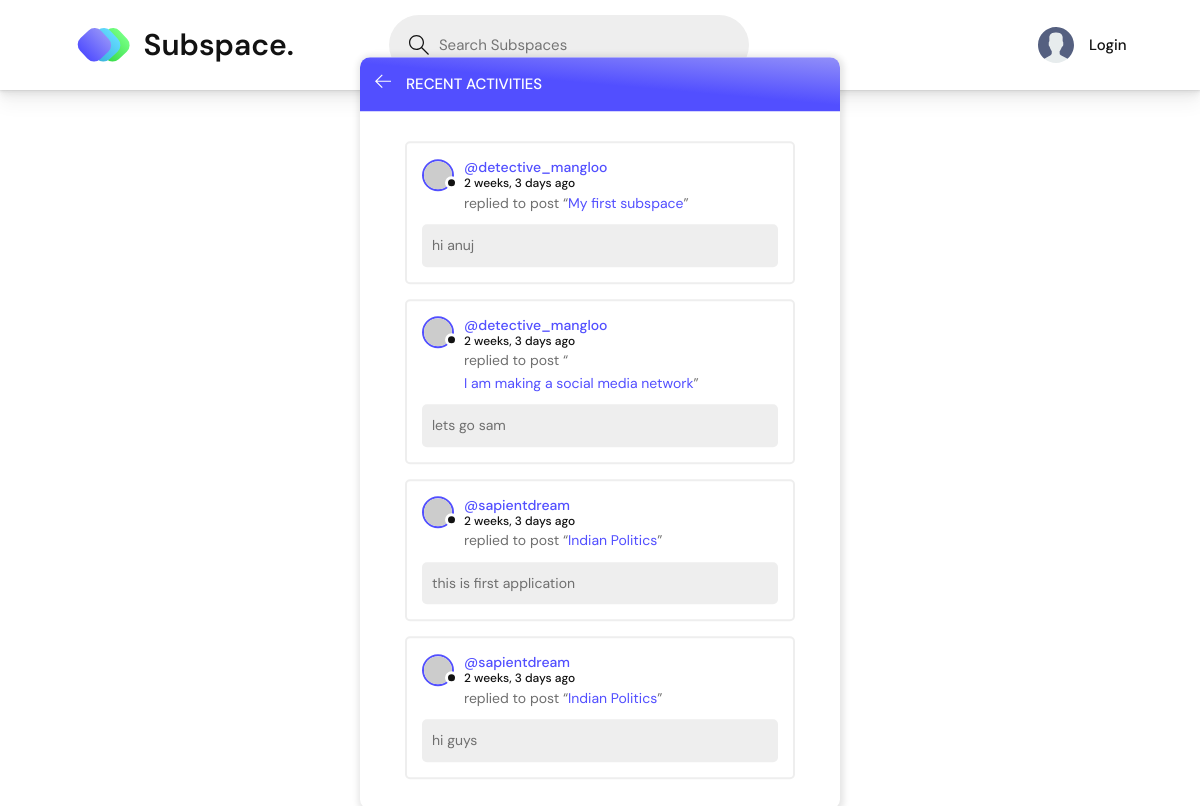
The page /activity/ on the database its author committed.
### base/models.py (models this page shows)
class Message(models.Model) :
	user = models.ForeignKey(User, on_delete=models.CASCADE)
	room = models.ForeignKey(Room, on_delete=models.CASCADE)
	body = models.TextField()
	updated = models.DateTimeField(auto_now=True)
	created = models.DateTimeField(auto_now_add=True)
	class Meta :
		ordering = ['-updated', '-created']
	def __str__(self) :
		return self.body[0:50]

class Room(models.Model) :
	host = models.ForeignKey(User, on_delete=models.SET_NULL, null=True)
	topic = models.ForeignKey(Topic, on_delete=models.SET_NULL, null=True)
	name = models.CharField(max_length=200)
	description = models.TextField(null=True, blank=True)
	participants = models.ManyToManyField(User, related_name='participants', blank=True)
	updated = models.DateTimeField(auto_now=True)
	created = models.DateTimeField(auto_now_add=True)
	class Meta :
		ordering = ['-updated', '-created']
	def __str__(self) :
		return self.name

### base/views.py (the view)
# urls.py: path('activity/', views.activityPage, name='activity'),
def activityPage(request) :
	room_messages = Message.objects.all()[0:4]
	return render(request, 'base/activity.html', {'room_messages':room_messages})

### base/templates/base/activity.html (shortened to what this page needs)
{% extends 'main.html' %}
{% block content %}
<main class="layout">
    <div class="container">
        <div class="layout__box">
            <div class="layout__boxHeader">
                <div class="layout__boxTitle">
                    <a href="{% url 'home' %}">
                        <svg version="1.1" xmlns="http://www.w3.org/2000/svg" width="32" height="32" viewBox="0 0 32 32">
                            <title>arrow-left</title>
                            <path d="M13.723 2.286l-13.723 13.714 13.719 13.714 1.616-1.611-10.96-10.96h27.625v-2.286h-27.625l10.965-10.965-1.616-1.607z"></path>
                        </svg>
                    </a>
                    <h3>Recent Activities</h3>
                </div>
            </div>
            <div class="activities-page layout__body">
                {% for message in room_messages %}
                <div class="activities__box">
                    <div class="activities__boxHeader roomListRoom__header">
                        <a href="{% url 'user-profile' message.user.id %}" class="roomListRoom__author">
                            <div class="avatar avatar--small">
                                <img src="https://randomuser.me/api/portraits/women/11.jpg" />
                            </div>
                            <p>
                                @{{message.user}}
                                <span>{{message.created|timesince}} ago</span>
                            </p>
                        </a>
                    </div>
                    <div class="activities__boxContent">
                        <p>replied to post “<a href="{% url 'room' message.room.id %}">{{message.room}}</a>”</p>
                        <div class="activities__boxRoomContent">
                            {{message}}
                        </div>
                    </div>
                </div>
                {% endfor %}
            </div>
        </div>
    </div>
</main>
{% endblock content %}

### static/styles/style.css (style rules this page uses)
:root { --color-main: #524FFF; --color-main-light: #e1f6fb; --color-dark: #fff; --color-dark-medium: #eeeeee; --color-dark-light: #121212; --color-light: #121212; --color-gray: #121212; --color-light-gray: #6f6f6f; --color-bg: #fff; --color-success: #38DB48; --color-error: #fc4b0b; }
* { font-family: "Poppins", "DM Sans", -apple-system, BlinkMacSystemFont, "Segoe UI", Roboto, Oxygen, Ubuntu, Cantarell, "Open Sans", "Helvetica Neue", sans-serif; margin: 0; padding: 0; box-sizing: border-box; text-rendering: optimizeLegibility; font-size: inherit; }
html { font-size: 56.25%; }
@media only screen and (min-width: 1200px) { html { font-size: 62.5%; } }
body { line-height: 1.6; font-weight: 400; font-size: 1.5rem; color: var(--color-light-gray); background-color: var(--color-bg); min-height: 100vh; }
img { width: 100%; }
a { display: inline-block; color: var(--color-main); text-decoration: none; }
.container { max-width: 120rem; width: 90%; margin: auto; }
.avatar { position: relative; display: inline-block; border-radius: 50%; border: 2px solid var(--color-main); }
.avatar img { display: block; border-radius: 50%; object-fit: cover; object-position: center; }
.avatar::after { content: ""; display: block; position: absolute; background-color: var(--color-gray); z-index: 111; border-radius: 50%; border: 0.3rem solid var(--color-dark); }
.avatar.avatar--small img { width: 2.8rem; height: 2.8rem; }
.avatar.avatar--small:after { width: 0.7rem; height: 0.7rem; bottom: 0px; right: -6px; }
.layout { margin-top: 2.4rem; }
.layout>.container { display: flex; justify-content: space-between; align-items: flex-start; }
.layout__box { width: 90%; max-width: 48rem; min-height: 40rem; position: absolute; top: 50%; left: 50%; transform: translate(-50%, -46%); background-color: var(--color-dark); border-radius: 1rem; box-shadow: 1px 1px 6px 3px rgba(0, 0, 0, 0.1); overflow: hidden; }
.layout__boxHeader { display: flex; padding: 1.5rem; background-color: var(--color-main); background: rgb(82, 79, 255); background: linear-gradient(5deg, rgba(82, 79, 255, 1) 50%, rgba(145, 143, 249, 1) 100%); }
.layout__boxTitle { display: flex; gap: 1.5rem; align-items: center; }
.layout__boxTitle h3 { text-transform: uppercase; font-weight: 500; color: var(--color-dark); }
.layout__boxTitle svg { width: 1.6rem; height: 1.6rem; fill: var(--color-dark); }
.layout__body { margin: 3rem; }
.roomListRoom__header { display: flex; justify-content: space-between; align-items: center; }
.roomListRoom__author { font-weight: 500; display: flex; align-items: center; gap: 1rem; }
.activities__box { margin: 1.5rem; padding: 1.5rem; border: 2px solid var(--color-dark-medium); border-radius: 5px; }
.activities__boxHeader p { font-size: 1.4rem; line-height: 1.3; }
.activities__boxHeader p span { color: var(--color-gray); font-size: 1.2rem; display: block; }
.activities__boxContent { margin-left: 4.2rem; }
.activities__boxContent { font-size: 1.4rem; }
.activities__boxRoomContent { background: var(--color-dark-medium); padding: 1rem; border-radius: 5px; margin-top: 1rem; margin-left: -4.2rem; }

### rows shown on the page
Message: user "detective_mangloo", created "2 weeks, 3 days", room "My first subspace", body "hi anuj"
Message: user "detective_mangloo", created "2 weeks, 3 days", room "I am making a social media network", body "lets go sam"
Message: user "sapientdream", created "2 weeks, 3 days", room "Indian Politics", body "this is first application"
Message: user "sapientdream", created "2 weeks, 3 days", room "Indian Politics", body "hi guys"
